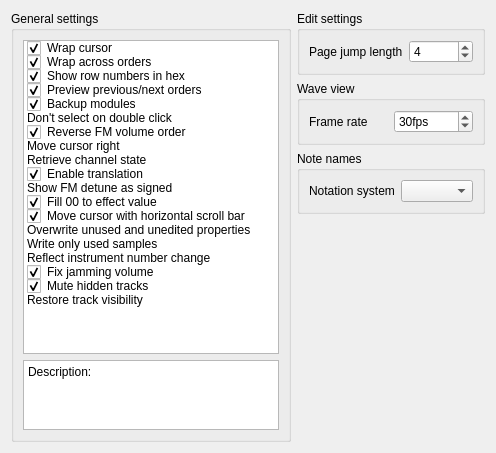
     <widget class="QWidget" name="generalTab">
      <attribute name="title">
       <string>General</string>
      </attribute>
      <layout class="QGridLayout" name="gridLayout_7">
       <item row="1" column="1">
        <widget class="QGroupBox" name="waveViewGroupBox">
         <property name="title">
          <string>Wave view</string>
         </property>
         <layout class="QHBoxLayout" name="horizontalLayout">
          <item>
           <widget class="QLabel" name="waveViewRateLabel">
            <property name="text">
             <string>Frame rate</string>
            </property>
           </widget>
          </item>
          <item>
           <widget class="QSpinBox" name="waveViewRateSpinBox">
            <property name="suffix">
             <string notr="true">fps</string>
            </property>
            <property name="minimum">
             <number>20</number>
            </property>
            <property name="maximum">
             <number>144</number>
            </property>
            <property name="value">
             <number>30</number>
            </property>
           </widget>
          </item>
         </layout>
        </widget>
       </item>
       <item row="3" column="1">
        <spacer name="verticalSpacer">
         <property name="orientation">
          <enum>Qt::Vertical</enum>
         </property>
         <property name="sizeHint" stdset="0">
          <size>
           <width>20</width>
           <height>40</height>
          </size>
         </property>
        </spacer>
       </item>
       <item row="0" column="1">
        <widget class="QGroupBox" name="editSettingsGroupBox">
         <property name="title">
          <string>Edit settings</string>
         </property>
         <layout class="QHBoxLayout" name="horizontalLayout_2">
          <item>
           <widget class="QLabel" name="pageJumpLengthLabel">
            <property name="text">
             <string>Page jump length</string>
            </property>
           </widget>
          </item>
          <item>
           <widget class="QSpinBox" name="pageJumpLengthSpinBox">
            <property name="minimum">
             <number>1</number>
            </property>
            <property name="maximum">
             <number>128</number>
            </property>
            <property name="value">
             <number>4</number>
            </property>
           </widget>
          </item>
         </layout>
        </widget>
       </item>
       <item row="0" column="0" rowspan="4">
        <widget class="QGroupBox" name="generalSettingsGroupBox">
         <property name="title">
          <string>General settings</string>
         </property>
         <layout class="QGridLayout" name="gridLayout_5" rowstretch="9,1">
          <item row="0" column="0">
           <widget class="QListWidget" name="generalSettingsListWidget">
            <item>
             <property name="text">
              <string>Wrap cursor</string>
             </property>
             <property name="checkState">
              <enum>Checked</enum>
             </property>
            </item>
            <item>
             <property name="text">
              <string>Wrap across orders</string>
             </property>
             <property name="checkState">
              <enum>Checked</enum>
             </property>
            </item>
            <item>
             <property name="text">
              <string>Show row numbers in hex</string>
             </property>
             <property name="checkState">
              <enum>Checked</enum>
             </property>
            </item>
            <item>
             <property name="text">
              <string>Preview previous/next orders</string>
             </property>
             <property name="checkState">
              <enum>Checked</enum>
             </property>
            </item>
            <item>
             <property name="text">
              <string>Backup modules</string>
             </property>
             <property name="checkState">
              <enum>Checked</enum>
             </property>
            </item>
            <item>
             <property name="text">
              <string>Don't select on double click</string>
             </property>
             <property name="checkState">
              <enum>Unchecked</enum>
             </property>
            </item>
            <item>
             <property name="text">
              <string>Reverse FM volume order</string>
             </property>
             <property name="checkState">
              <enum>Checked</enum>
             </property>
            </item>
            <item>
             <property name="text">
              <string>Move cursor right</string>
             </property>
             <property name="checkState">
              <enum>Unchecked</enum>
             </property>
            </item>
            <item>
             <property name="text">
              <string>Retrieve channel state</string>
             </property>
             <property name="checkState">
              <enum>Unchecked</enum>
             </property>
            </item>
            <item>
             <property name="text">
              <string>Enable translation</string>
             </property>
             <property name="checkState">
              <enum>Checked</enum>
             </property>
            </item>
            <item>
             <property name="text">
              <string>Show FM detune as signed</string>
             </property>
             <property name="checkState">
              <enum>Unchecked</enum>
             </property>
            </item>
            <item>
             <property name="text">
              <string>Fill 00 to effect value</string>
             </property>
             <property name="checkState">
              <enum>Checked</enum>
             </property>
            </item>
            <item>
             <property name="text">
              <string>Move cursor with horizontal scroll bar</string>
             </property>
             <property name="checkState">
              <enum>Checked</enum>
             </property>
            </item>
            <item>
             <property name="text">
              <string>Overwrite unused and unedited properties</string>
             </property>
             <property name="checkState">
              <enum>Unchecked</enum>
             </property>
            </item>
            <item>
             <property name="text">
              <string>Write only used samples</string>
             </property>
             <property name="checkState">
              <enum>Unchecked</enum>
             </property>
            </item>
            <item>
             <property name="text">
              <string>Reflect instrument number change</string>
             </property>
             <property name="checkState">
              <enum>Unchecked</enum>
             </property>
            </item>
            <item>
             <property name="text">
              <string>Fix jamming volume</string>
             </property>
             <property name="checkState">
              <enum>Checked</enum>
             </property>
            </item>
            <item>
             <property name="text">
              <string>Mute hidden tracks</string>
             </property>
             <property name="checkState">
              <enum>Checked</enum>
             </property>
            </item>
            <item>
             <property name="text">
              <string>Restore track visibility</string>
             </property>
             <property name="checkState">
              <enum>Unchecked</enum>
             </property>
            </item>
           </widget>
          </item>
          <item row="1" column="0">
           <widget class="QPlainTextEdit" name="descPlainTextEdit">
            <property name="focusPolicy">
             <enum>Qt::NoFocus</enum>
            </property>
            <property name="readOnly">
             <bool>true</bool>
            </property>
            <property name="plainText">
             <string>Description:</string>
            </property>
           </widget>
          </item>
         </layout>
        </widget>
       </item>
       <item row="2" column="1">
        <widget class="QGroupBox" name="noteNameGroupBox">
         <property name="title">
          <string>Note names</string>
         </property>
         <layout class="QHBoxLayout" name="horizontalLayout_3">
          <item>
           <widget class="QLabel" name="noteNameLabel">
            <property name="text">
             <string>Notation system</string>
            </property>
           </widget>
          </item>
          <item>
           <widget class="QComboBox" name="noteNameComboBox"/>
          </item>
         </layout>
        </widget>
       </item>
      </layout>
     </widget>
